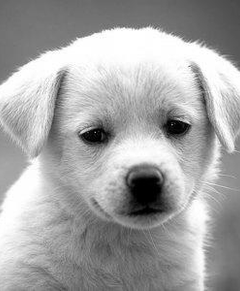
%> input picture Matlab extras/B2DBy.jpg (cropped and resized to the size of MATLAB's example picture, made grey), 240 x 291 px, given in place of pout.tif, which was not available
$ octave Untitled3.m   (GNU Octave 9; MATLAB toolbox functions it lacks are replaced by stand-ins)
%> lines starting %> are read from the running program, lines starting %| are printed output that depends on the picture; pictures that were not available may be replaced by others from this repository, and a replacement may not be noted
i1=imread('pout.tif');
%> i1 is the input picture: size 291x240 uint8; min 0, max 255, mean 164.6
[a,b,c]=size(i1);
%> a = 291; b = 240; c = 1
figure,imshow(i1);
i2=imread('cameraman.tif');
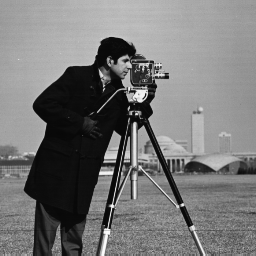
%> input picture Matlab extras/cameraman.tif, 256 x 256 px
%> i2 is the input picture: size 256x256 uint8; min 7, max 253, mean 118.7
i2=imresize(i2,[a b]);
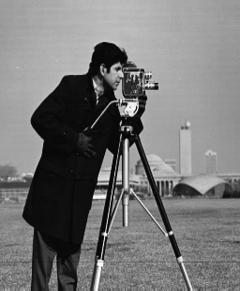
%> i2: size 291x240 uint8; min 0, max 255, mean 118.7
figure,imshow(i2);
i=imdivide(i1,i2);
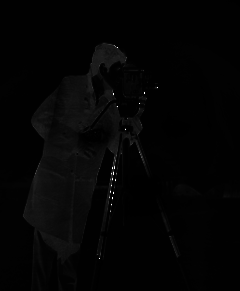
%> i: size 291x240 uint8; min 0, max 255, mean 4
%i=i/2;
figure,imshow(i,[])
